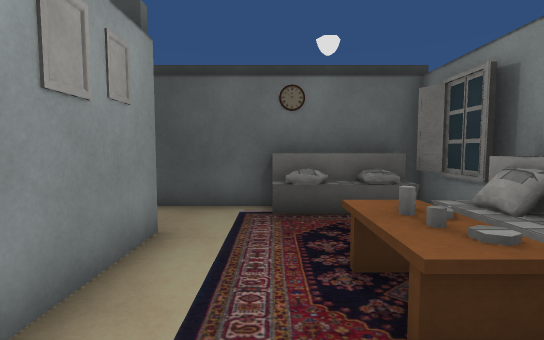
view 1 (above)

12 first-person views from a walk through a 3-D level made in the Unity game engine. The camera is 1.3 m above the floor, tilts 4° down and sees 85° across. Doors are open. The floor is counted in squares, 1 m on a side. Each view is taken from the middle of a square. On the plan, view 1 faces up. The plan holds only what a view shows up to about 14 squares ahead; the rest is blank. The place goes on beyond the plan. The player character is not drawn. Some surface patterns are stand-ins.

view 2
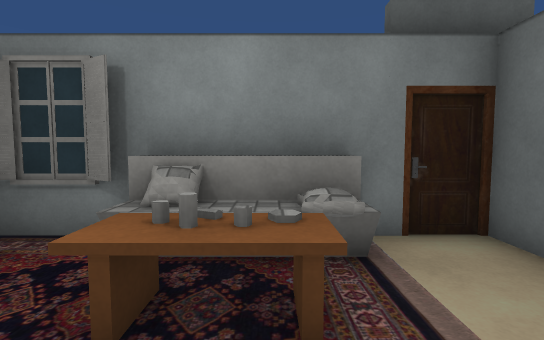

view 3
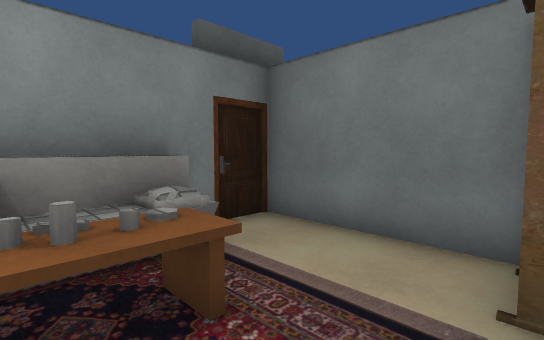

view 4
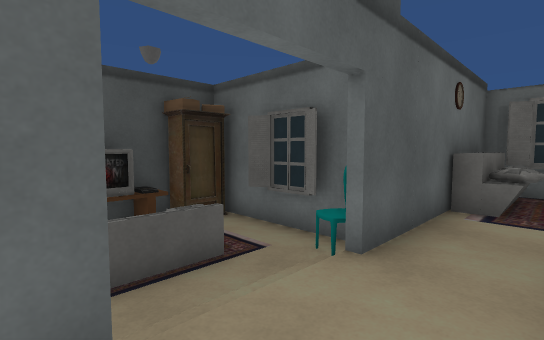

view 5
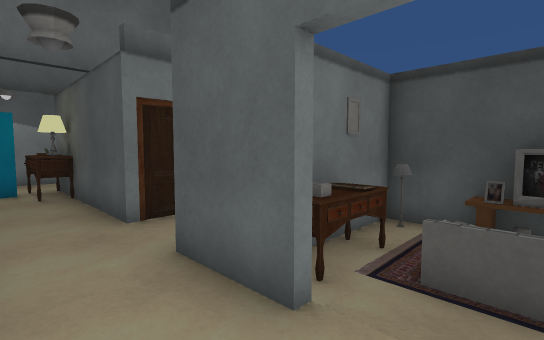

view 6
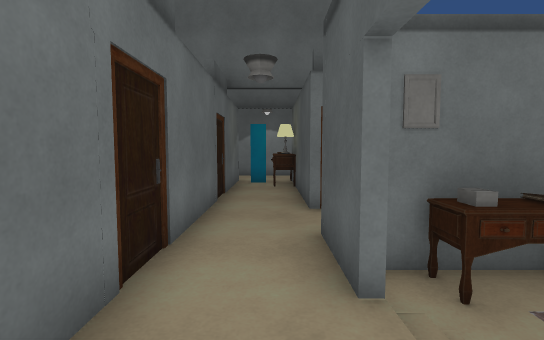

view 7
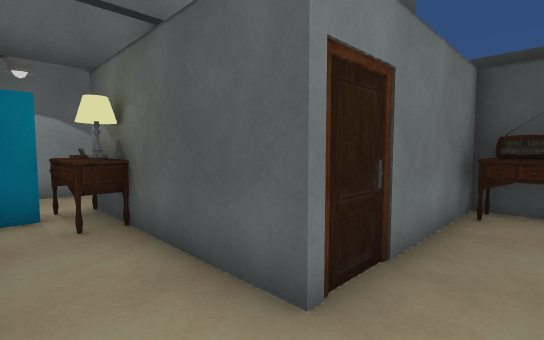

view 8
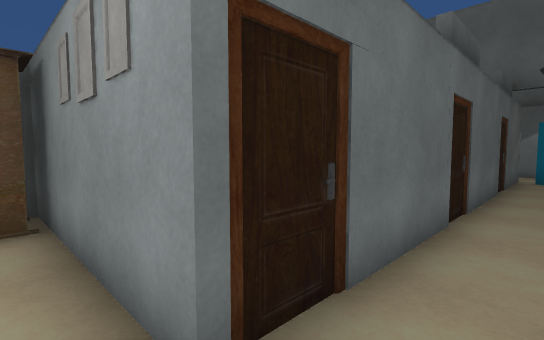

view 9
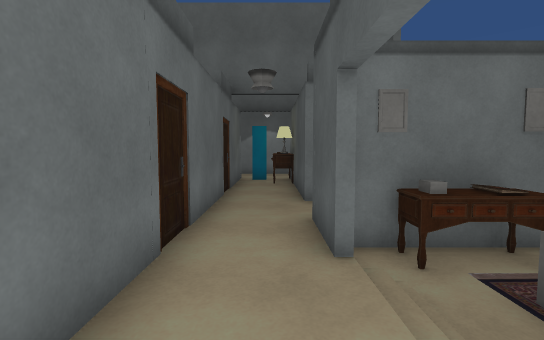

view 10
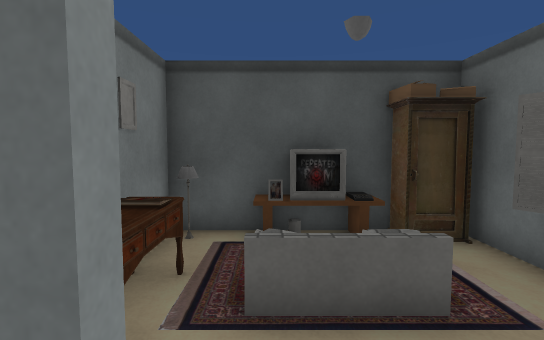

view 11
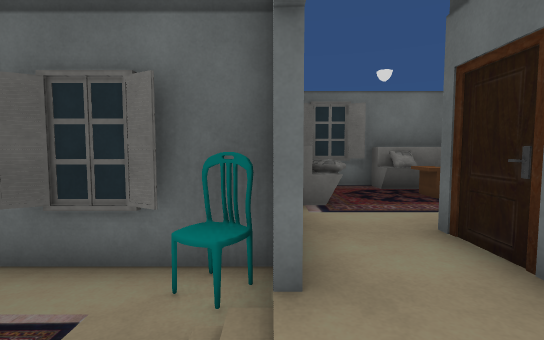

view 12
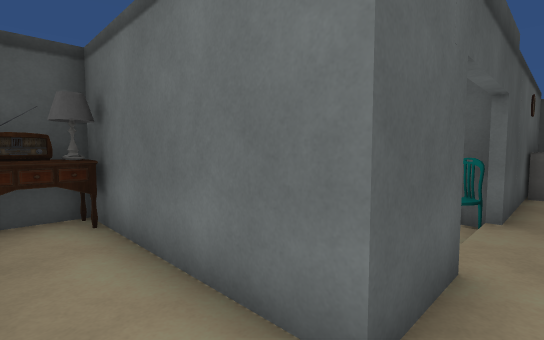

### Floor plan
Key: @ floor where view 1 was taken; # wall or solid block; . main floor; - floor 0.5 m lower than the main floor; / step, stairs or slope; O other object.
Columns run from 16 left of view 1 to 4 right of it. Each row starts with its distance up from view 1.
 13       #########
 12       OOO OOOO#
 11      #..# OOO #
 10      #.. #O   #
  9      #..O#OOO #
  8      #..#----O#
  7 ######..##//O########
  6 OO#.............OOO##
  5 #............... OOO#
  4 ########### ###.  OO#
  3               #. OOO#
  2               #. OOO#
  1               #...OO#
  0               #O@...#
 -1               #######

Positions as (right, up) in squares from view 1, and headings:
1: (0, 0), facing up
2: (-1, 2), facing right
3: (-1, 3), facing down-right
4: (-7, 5), facing up-right
5: (-5, 5), facing up-left
6: (-4, 6), facing left
7: (-9, 5), facing up-left
8: (-1, 6), facing down-left
9: (-3, 6), facing left
10: (-6, 6), facing up
11: (-6, 7), facing right
12: (-10, 6), facing up-right
